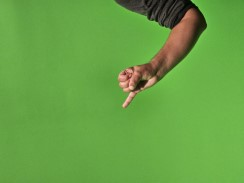
#> input picture Dataset/Backward/Backward (11).jpg, 244 x 183 px; its folder holds only this picture in this run
$ jupyter execute 'Image Classification.ipynb'
#> lines starting #> are read from the running program, lines starting #| are printed output that depends on the picture
[cell 1]
from PIL import Image
import numpy as np
import sys
import os
import csv
import pandas as pd

# default format can be changed as needed
def createFileList(myDir, format='.jpg'):
#> called with myDir = 'Dataset', format = '.jpg'
    fileList = []
    print(myDir)
    labels = []
    names = []
    keywords = {"U" : "0","D" : "1","Le" : "2","R" : "3","F" : "4", "B":"5", "T" : "6", "La" : "7",} # keys and values to be changed as needed
    for root, dirs, files in os.walk(myDir, topdown=True):
        for name in files:
            if name.endswith(format):
                fullName = os.path.join(root, name)
                fileList.append(fullName)
            for keyword in keywords:
                if keyword in name:
                    labels.append(keywords[keyword])
                else:
                    continue
            names.append(name)
#> pass 2 of the loop in createFileList, `for root, dirs, files in os.walk(myDir, topdown=True):`:
    return fileList, labels, names
# load the original image
myFileList, labels, names  = createFileList('Dataset')
i = 0
for file in myFileList:
    print(file)
    img_file = Image.open(file)
#> img_file is the input picture: PIL image 244x183 RGB; mean R, G, B 103, 161.9, 68.7
    # img_file.show()
# get original image parameters...
    width, height = img_file.size
#> width = 244; height = 183
    format = img_file.format
#> format = 'JPEG'
    mode = img_file.mode
#> mode = 'RGB'
# Make image Greyscale
    img_grey = img_file.convert('L')
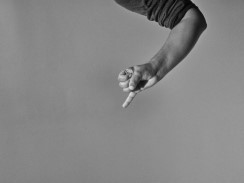
#> img_grey: PIL image 244x183 L; min 0, max 219, mean 133.7
    #img_grey.save('result.png')
    #img_grey.show()
# Save Greyscale values
    value = np.asarray(img_grey.getdata(), dtype=np.int32).reshape((width, height))
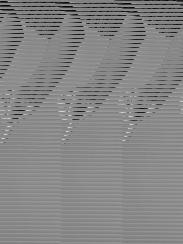
#> value: shape (244, 183) int32; min 0, max 219, mean 133.7
    value = value.flatten()

    value = np.append(value,labels[i])
    i +=1

    print(value)
#> (printed output is left out)
    with open("name_you_want.csv", 'a') as f:
        writer = csv.writer(f)
        writer.writerow(value)
#> pass 2 of the loop `for file in myFileList:`:
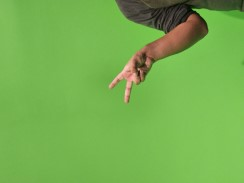
#> input picture Dataset/Down/Down (14).jpg, 244 x 183 px
#> img_file is the input picture: PIL image 244x183 RGB; mean R, G, B 117.6, 175.3, 79
#> `img_grey = img_file.convert('L')`:
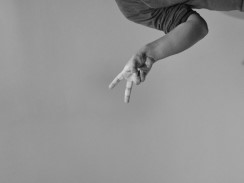
#> img_grey: PIL image 244x183 L; min 5, max 215, mean 147.1
#> `value = np.asarray(img_grey.getdata(), dtype=np.int32).reshape((width,..`:
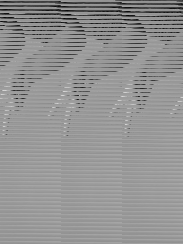
#> value: shape (244, 183) int32; min 5, max 215, mean 147.1
#> (printed output is left out)

read_file = pd.read_csv ('name_you_want.csv',on_bad_lines='skip')
read_file.to_excel ('image_fix.xlsx', index = None, header=True)
